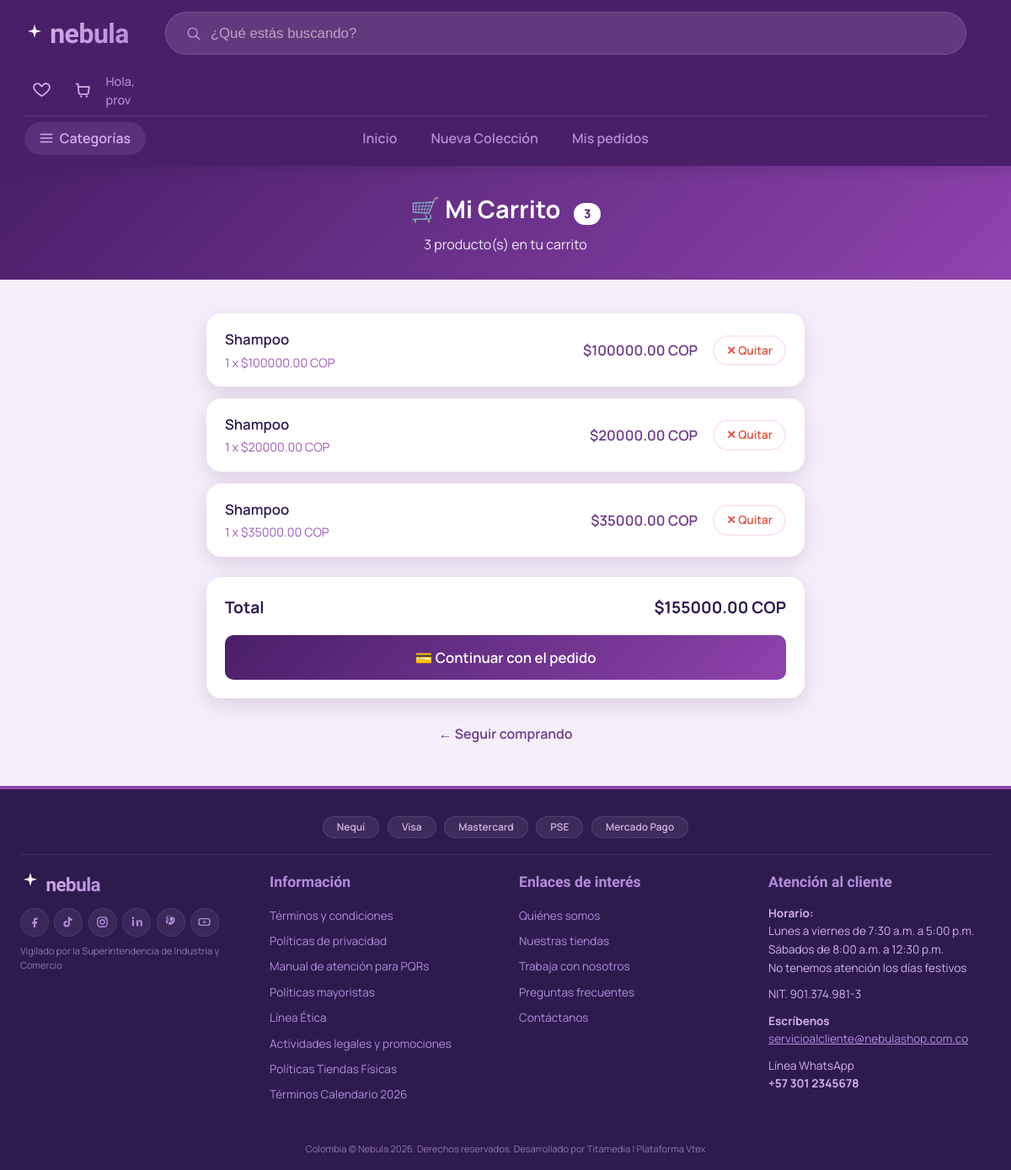
Before: /carrito/ (signed in) with the older database file.
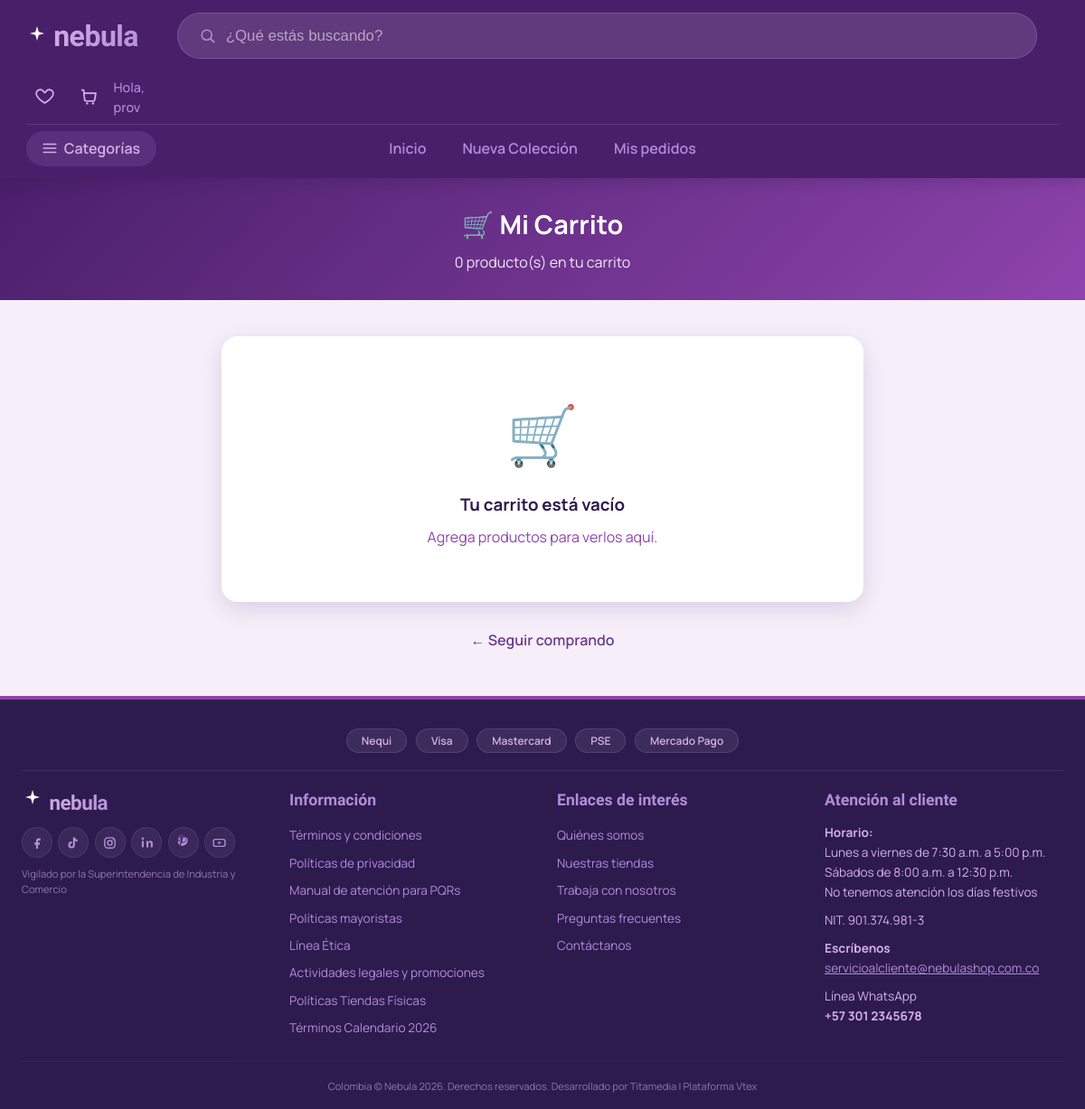
After: the same page with the newer database file.
### carrito/models.py (models this page shows, shortened)
class Carrito(models.Model):
    cliente = models.OneToOneField(settings.AUTH_USER_MODEL, on_delete=models.CASCADE, related_name='carrito')
    fecha_creacion = models.DateTimeField(auto_now_add=True)
    def total(self):
        return sum(item.subtotal() for item in self.items.all())

class ItemCarrito(models.Model):
    carrito = models.ForeignKey(Carrito, on_delete=models.CASCADE, related_name='items')
    producto = models.ForeignKey('inventario.Producto', on_delete=models.CASCADE)
    cantidad = models.PositiveIntegerField(default=1)
    def subtotal(self):
        return self.producto.precio * self.cantidad

### inventario/models.py (models this page shows, shortened)
class Producto(models.Model):
    proveedor = models.ForeignKey(User, on_delete=models.CASCADE, related_name='productos')
    categoria = models.ForeignKey(Categoria, on_delete=models.SET_NULL, null=True, related_name='articulos')
    nombre = models.CharField(max_length=150)
    marca = models.CharField(max_length=100, blank=True, null=True)
    descripcion = models.TextField()
    precio = models.DecimalField(
        max_digits=10,
        decimal_places=2,
        validators=[MinValueValidator(Decimal("0.00"))],
    )
    cantidad_disponible = models.PositiveIntegerField(default=0)
    imagen = models.ImageField(upload_to='productos/', blank=True, null=True)
    esta_activo = models.BooleanField(default=True, help_text="Permite pausar la venta del producto sin eliminarlo")
    fecha_creacion = models.DateTimeField(auto_now_add=True)
    ultima_actualizacion = models.DateTimeField(auto_now=True)

### carrito/views.py (the view)
# urls.py: path('', views.ver_carrito, name='ver_carrito'),
@login_required
def ver_carrito(request):
    carrito, _ = Carrito.objects.get_or_create(cliente=request.user)
    return render(request, 'carrito.html', {'carrito': carrito})

### carrito/templates/carrito.html (shortened to what this page needs)
{% extends 'base.html' %}
{% load static %}
{% block content %}
    <div class="header-carrito">
        <h2>
            🛒 Mi Carrito
            {% if carrito.items.all %}
                <span class="badge-cantidad">{{ carrito.items.all|length }}</span>
            {% endif %}
        </h2>
        <p>{{ carrito.items.all|length }} producto(s) en tu carrito</p>
    </div>
    <div class="contenedor-carrito">
        {% if carrito.items.all %}
            {% for item in carrito.items.all %}
                <div class="tarjeta-item">
                    <div class="info-producto">
                        <span class="nombre-producto">{{ item.producto.nombre }}</span>
                        <span class="detalle-producto">{{ item.cantidad }} x ${{ item.producto.precio }} COP</span>
                    </div>
                    <div class="acciones-item">
                        <span class="subtotal">${{ item.subtotal }} COP</span>
                        <a href="{% url 'carrito:quitar_item' item_id=item.id %}" class="btn-quitar">✕ Quitar</a>
                    </div>
                </div>
            {% endfor %}
            <div class="resumen">
                <div class="fila-total">
                    <span>Total</span>
                    <span>${{ carrito.total }} COP</span>
                </div>
                <a href="{% url 'carrito:checkout' %}" class="btn-pagar">💳 Continuar con el pedido</a>
            </div>
        {% else %}
            <div class="vacio">
                <span class="vacio-icono">🛒</span>
                <h3>Tu carrito está vacío</h3>
                <p>Agrega productos para verlos aquí.</p>
            </div>
        {% endif %}
        <div class="volver-wrapper">
            <a href="{% url 'usuarios:tienda_home' %}" class="volver">← Seguir comprando</a>
        </div>
    </div>
{% endblock %}

### usuarios/templates/base.html (shortened to what this page needs)
{% load static %}
{% load humanize %}
<!DOCTYPE html>
<html lang="es">
<head>
  <link rel="stylesheet" href="{% static 'home.css' %}">
</head>
<body>
  <header class="site-header" id="siteHeader">
    <div class="header-inner">
      <div class="top-header">
        <a href="{% url 'usuarios:tienda_home' %}" class="logo" aria-label="Nebula — ir al inicio">
          <span class="logo-mark"><svg viewBox="0 0 24 24" width="22" height="22"><use href="#i-sparkle"/></svg></span>
          <span class="logo-word">nebula</span>
        </a>
        <form class="search-bar" role="search" id="searchForm">
          <svg class="search-icon" width="18" height="18"><use href="#i-search"/></svg>
          <input type="text" id="searchInput" placeholder="¿Qué estás buscando?" aria-label="Buscar productos" autocomplete="off">
        </form>
        <div class="user-actions">
          <button class="icon-btn" id="favToggleBtn" aria-label="Ver favoritos" aria-pressed="false">
            <svg width="21" height="21"><use href="#i-heart"/></svg>
          </button>
          <a href="/carrito/" class="icon-btn" id="cartBtn" aria-label="Ver carrito">
            <svg width="21" height="21"><use href="#i-cart"/></svg>
          </a>
          <div class="user-navigation">
            {% if request.user.is_authenticated %}
              <a href="{% url 'usuarios:perfil' %}" class="icon-btn" aria-label="Ver mi perfil" style="text-decoration: none;">
                <span style="font-size: 0.9rem; color: #b38cd9; font-weight: 500;">Hola, {{ request.user.username }}</span>
              </a>
            {% else %}
              <a href="{% url 'usuarios:registro' %}" class="icon-btn" aria-label="Iniciar sesión o Registrarse">
                <svg width="21" height="21"><use href="#i-user"/></svg>
              </a>
            {% endif %}
          </div>
        </div>
      </div>
      <nav class="bottom-header" id="bottomHeader">
        <div class="categories-container">
          <button class="categories-btn" id="categoriesBtn" aria-expanded="false" aria-controls="dropdownMenu">
            <svg width="18" height="18"><use href="#i-menu"/></svg>
            <span>Categorías</span>
          </button>
        </div>
        <ul class="nav-links" id="navLinks">
          <li><a href="{% url 'usuarios:tienda_home' %}" data-nav="inicio">Inicio</a></li>
          <li><a href="{% url 'usuarios:tienda_home' %}#grid" data-nav="nueva">Nueva Colección</a></li>
          <li><a href="/rastreo/mis-envios/">Mis pedidos</a></li>
        </ul>
      </nav>
    </div>
  </header>
  {% block content %}{% endblock %}
  <footer class="site-footer" id="footer">
    <div class="footer-inner">
      <div class="payment-methods">
        <span class="pay-chip">Nequi</span>
        <span class="pay-chip">Visa</span>
        <span class="pay-chip">Mastercard</span>
        <span class="pay-chip">PSE</span>
        <span class="pay-chip">Mercado Pago</span>
      </div>
      <hr class="footer-divider" />
      <div class="footer-columns">
        <div class="footer-col brand-col">
          <span class="logo footer-logo">
            <span class="logo-mark"><svg viewBox="0 0 24 24" width="20" height="20"><use href="#i-sparkle"/></svg></span>
            <span class="logo-word">nebula</span>
          </span>
          <div class="social-icons">
            <a href="#" class="social-link" aria-label="Facebook"><svg width="17" height="17"><use href="#i-fb"/></svg></a>
            <a href="#" class="social-link" aria-label="TikTok"><svg width="17" height="17"><use href="#i-tiktok"/></svg></a>
            <a href="#" class="social-link" aria-label="Instagram"><svg width="17" height="17"><use href="#i-ig"/></svg></a>
            <a href="#" class="social-link" aria-label="LinkedIn"><svg width="17" height="17"><use href="#i-linkedin"/></svg></a>
            <a href="#" class="social-link" aria-label="Pinterest"><svg width="17" height="17"><use href="#i-pinterest"/></svg></a>
            <a href="#" class="social-link" aria-label="YouTube"><svg width="17" height="17"><use href="#i-yt"/></svg></a>
          </div>
          <p class="sic-note">Vigilado por la Superintendencia de Industria y Comercio</p>
        </div>
        <div class="footer-col">
          <h3>Información</h3>
          <ul>
            <li><a href="#">Términos y condiciones</a></li>
            <li><a href="#">Políticas de privacidad</a></li>
            <li><a href="#">Manual de atención para PQRs</a></li>
            <li><a href="#">Políticas mayoristas</a></li>
            <li><a href="#">Línea Ética</a></li>
            <li><a href="#">Actividades legales y promociones</a></li>
            <li><a href="#">Políticas Tiendas Físicas</a></li>
            <li><a href="#">Términos Calendario 2026</a></li>
          </ul>
        </div>
        <div class="footer-col">
          <h3>Enlaces de interés</h3>
          <ul>
            <li><a href="#">Quiénes somos</a></li>
            <li><a href="#">Nuestras tiendas</a></li>
            <li><a href="#">Trabaja con nosotros</a></li>
            <li><a href="#">Preguntas frecuentes</a></li>
            <li><a href="#">Contáctanos</a></li>
          </ul>
        </div>
        <div class="footer-col contact-col">
          <h3>Atención al cliente</h3>
          <p class="schedule">
            <strong>Horario:</strong><br />
            Lunes a viernes de 7:30 a.m. a 5:00 p.m.<br />
            Sábados de 8:00 a.m. a 12:30 p.m.<br />
            No tenemos atención los días festivos
          </p>
          <p class="nit">NIT. 901.374.981-3</p>
          <p class="write-us">
            <strong>Escríbenos</strong><br />
            <a href="mailto:servicioalcliente@nebulashop.com.co" class="email-link">servicioalcliente@nebulashop.com.co</a>
          </p>
          <p class="whatsapp">
            Línea WhatsApp<br />
            <strong>+57 301 2345678</strong>
          </p>
        </div>
      </div>
      <div class="footer-bottom">
        <p>Colombia &copy; Nebula 2026. Derechos reservados. Desarrollado por Titamedia | Plataforma Vtex</p>
      </div>
    </div>
  </footer>
</body>
</html>

### carrito/templates/carrito.html (style rules this page uses)
:root { --shadow: 0 8px 24px rgba(75, 30, 110, 0.15); --radius: 18px; }
.header-carrito { background: var(--gradient-hero); color: white; padding: 30px 20px; text-align: center; }
.header-carrito h2 { margin: 0; font-size: 1.8rem; }
.header-carrito p { opacity: 0.9; margin-top: 8px; }
.contenedor-carrito { max-width: 750px; margin: 40px auto; padding: 0 20px; }
.vacio { text-align: center; padding: 60px 20px; background: white; border-radius: var(--radius); box-shadow: var(--shadow); }
.vacio-icono { font-size: 4rem; display: block; margin-bottom: 16px; }
.vacio h3 { color: var(--purple-900); margin-bottom: 10px; }
.vacio p { color: var(--purple-600); }
.volver-wrapper { text-align: center; margin-top: 20px; }
.volver { display: inline-block; color: var(--purple-700); text-decoration: none; font-weight: 600; padding: 10px 20px; border-radius: 30px; transition: background 0.2s; }

Changed rows visible on the page:
removed ItemCarrito: producto.nombre "Shampoo", cantidad "1", producto.precio "100000.00", subtotal "100000.00"
removed ItemCarrito: producto.nombre "Shampoo", cantidad "1", producto.precio "20000.00", subtotal "20000.00"
removed ItemCarrito: producto.nombre "Shampoo", cantidad "1", producto.precio "35000.00", subtotal "35000.00"
shown differently, row unchanged: Carrito: items.all|length "3" → "0"; items.all|length "3" → (not shown); total "155000.00" → (not shown)
Other visible differences:
text no longer shown: "Total $ COP 💳 Continuar con el pedido"
text now shown: "🛒 Tu carrito está vacío Agrega productos para verlos aquí."
